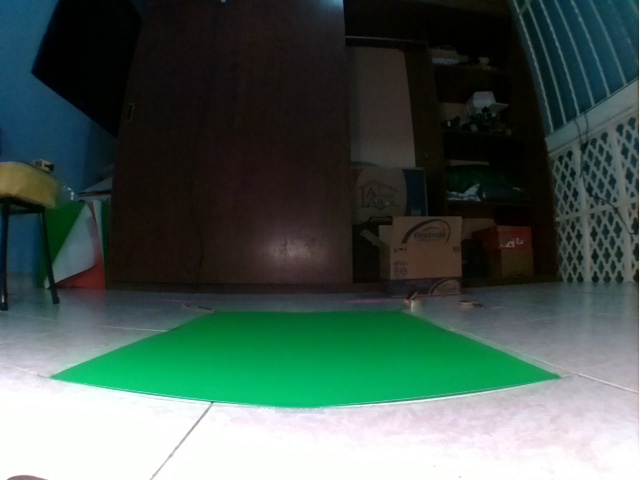
#> input picture cinvespuma_ws/src/control/scripts/Offline/homography/image___1.png, 640 x 480 px
$ python Homography.py   (Python 2 division)
#> lines starting #> are read from the running program, lines starting #| are printed output that depends on the picture
import numpy as np
import cv2
import glob
import matplotlib.image as mpimg
from matplotlib import pyplot as plt
from numpy.linalg import inv

imagen0 = cv2.imread('image___1.png',1) # Origen (Imagen del suelo)
#> imagen0 is the input picture: shape (480, 640, 3); mean B, G, R 82.3, 90, 71.1
#**************************************************
#**************************************************
#**************************************************
K = np.array([[367.41555751, 0.0, 317.19250783],[0.0, 367.33752184, 239.178539],[0.0, 0.0, 1.0]])
dist_coef = np.array([[-0.321731, 0.11867863, -0.00120927, -0.00076853, -0.02279705]])
h,w = imagen0.shape[:2]
#> h = 480; w = 640
f = 1.19
w = int(w*f)
#> w = 761
h = int(h*f)
#> h = 571
mapx,mapy = cv2.initUndistortRectifyMap(K,dist_coef,None,None,(w,h),5)
imagenK = cv2.remap(imagen0,mapx,mapy,cv2.INTER_LINEAR)
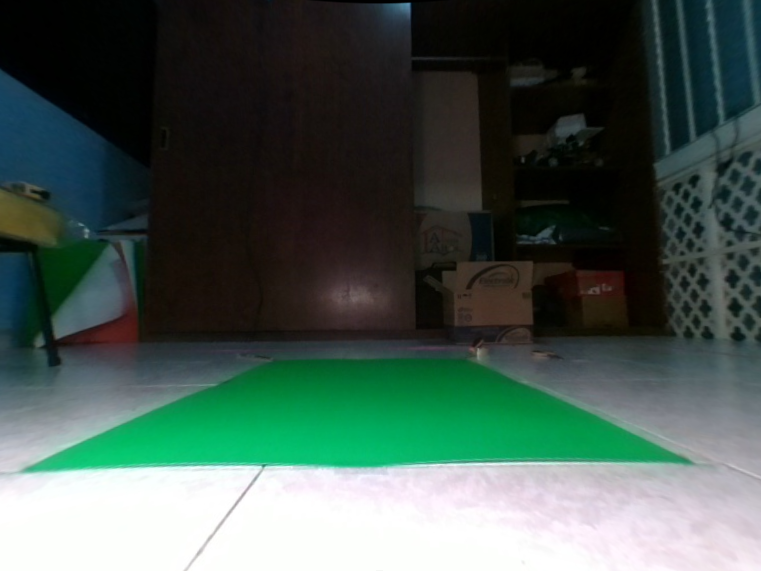
#> imagenK: shape (571, 761, 3); mean B, G, R 80.5, 88.5, 70
cv2.imwrite('Undist.png',imagenK)

#**************************************************
#**************************************************
#**************************************************
# Se definen 4 puntos en la imagen de origen. Las unidades son px.
p1_1 = [275,362]
p1_2 = [466,360]
p1_3 = [692,464]
p1_4 = [21,473]
P1 = np.concatenate(([[p1_1],[p1_2],[p1_3],[p1_4]]),axis=0)
# Se seleccionan 4 puntos en la imagen de destino, se escriben en cm y se usa como referencial
# al vector de traslacion T. Este se varia segun convenga a la imagen de salida;
T = [75,224]
p2_1 = np.add([0.0,0.0],T)
p2_2 = np.add([47.0,0.0],T)
p2_3 = np.add([47.0,65.5],T)
p2_4 = np.add([0.0,65.5],T)
P2 = np.array([p2_1,p2_2,p2_3,p2_4])
H, mask = cv2.findHomography(P1, P2, cv2.RANSAC,5.0)
#**************************************************
#**************************************************
#**************************************************
print "****************"
print "Matriz de Homografia"
print H # Matriz de homografia
#Obtenemos la imagen con correccion de pespectiva
imagenH = cv2.warpPerspective(imagenK, H, (200,300),borderMode=cv2.BORDER_CONSTANT, borderValue=(125, 125, 125))
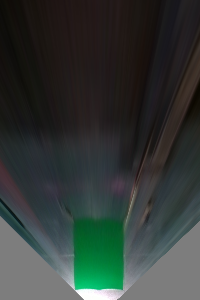
#> imagenH: shape (300, 200, 3); mean B, G, R 53.6, 57, 49.8
cv2.imwrite('Homography.png',imagenH)
imagenH = cv2.cvtColor(imagenH, cv2.COLOR_BGR2RGB)
plt.imshow(imagenH, 'gray'), plt.show()

$ run again, with cinvespuma_ws/src/control/scripts/Offline/homography/image___0.png copied over cinvespuma_ws/src/control/scripts/Offline/homography/image___1.png
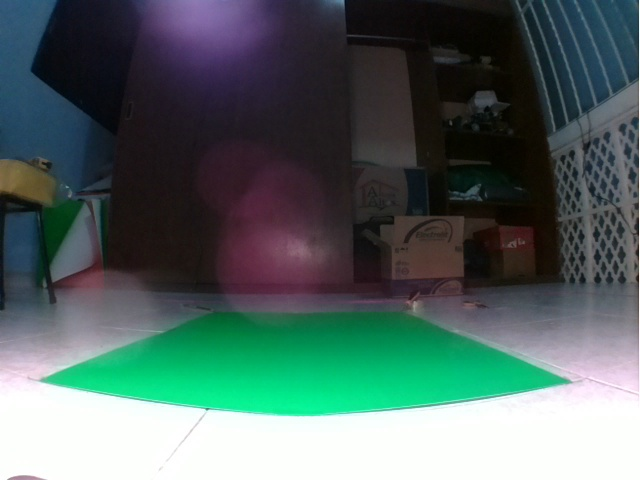
#> input picture cinvespuma_ws/src/control/scripts/Offline/homography/image___0.png, 640 x 480 px
#> imagen0 is the input picture: shape (480, 640, 3); mean B, G, R 98.3, 101.7, 82.3
#> `imagenK = cv2.remap(imagen0,mapx,mapy,cv2.INTER_LINEAR)`:
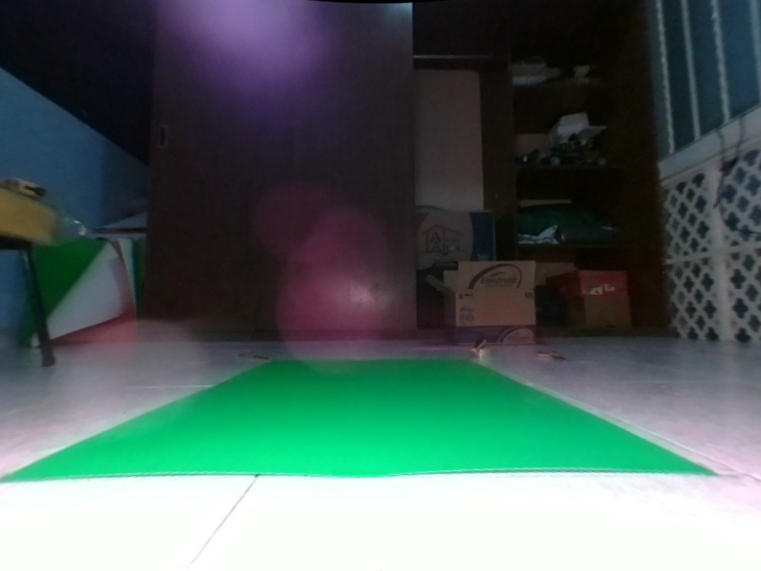
#> imagenK: shape (571, 761, 3); mean B, G, R 96.7, 101, 80.7
#> `imagenH = cv2.warpPerspective(imagenK, H, (200,300),borderMode=cv2.BOR..`:
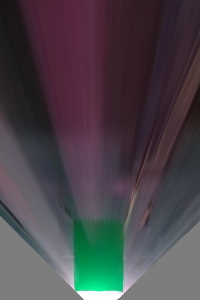
#> imagenH: shape (300, 200, 3); mean B, G, R 73.2, 67.7, 73

$ run again, with cinvespuma_ws/src/control/scripts/Offline/homography/image0.png copied over cinvespuma_ws/src/control/scripts/Offline/homography/image___1.png
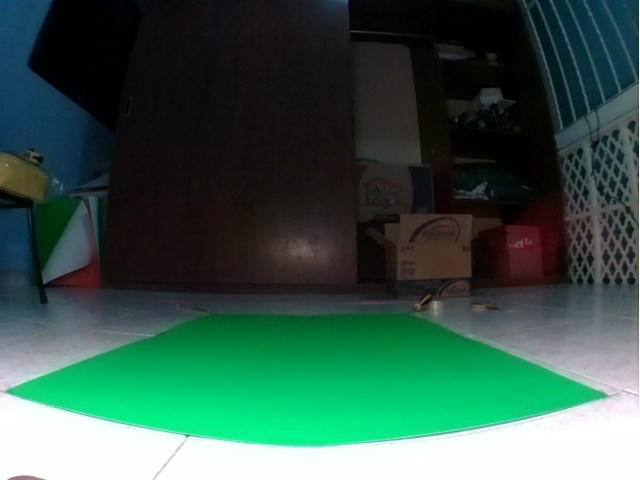
#> input picture cinvespuma_ws/src/control/scripts/Offline/homography/image0.png, 640 x 480 px
#> imagen0 is the input picture: shape (480, 640, 3); mean B, G, R 74.8, 87.7, 54.7
#> `imagenK = cv2.remap(imagen0,mapx,mapy,cv2.INTER_LINEAR)`:
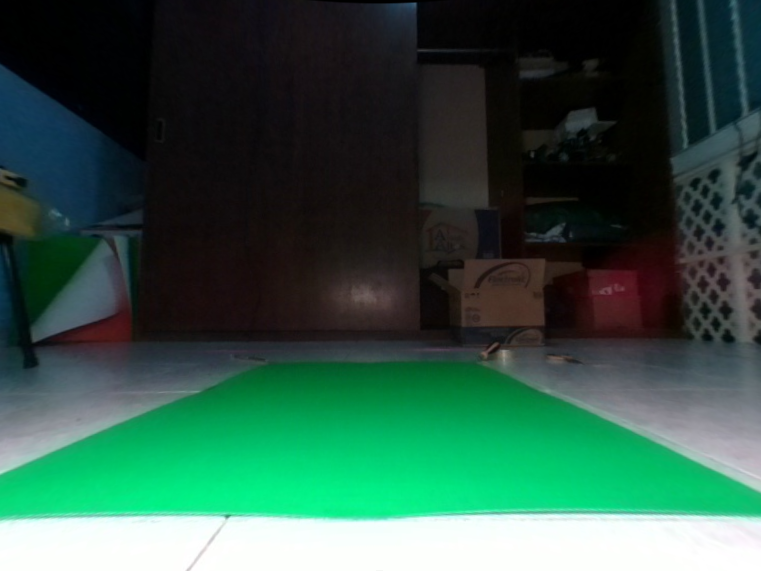
#> imagenK: shape (571, 761, 3); mean B, G, R 70.7, 86.1, 48.9
#> `imagenH = cv2.warpPerspective(imagenK, H, (200,300),borderMode=cv2.BOR..`:
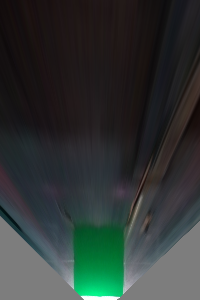
#> imagenH: shape (300, 200, 3); mean B, G, R 51.9, 53.9, 47.1
